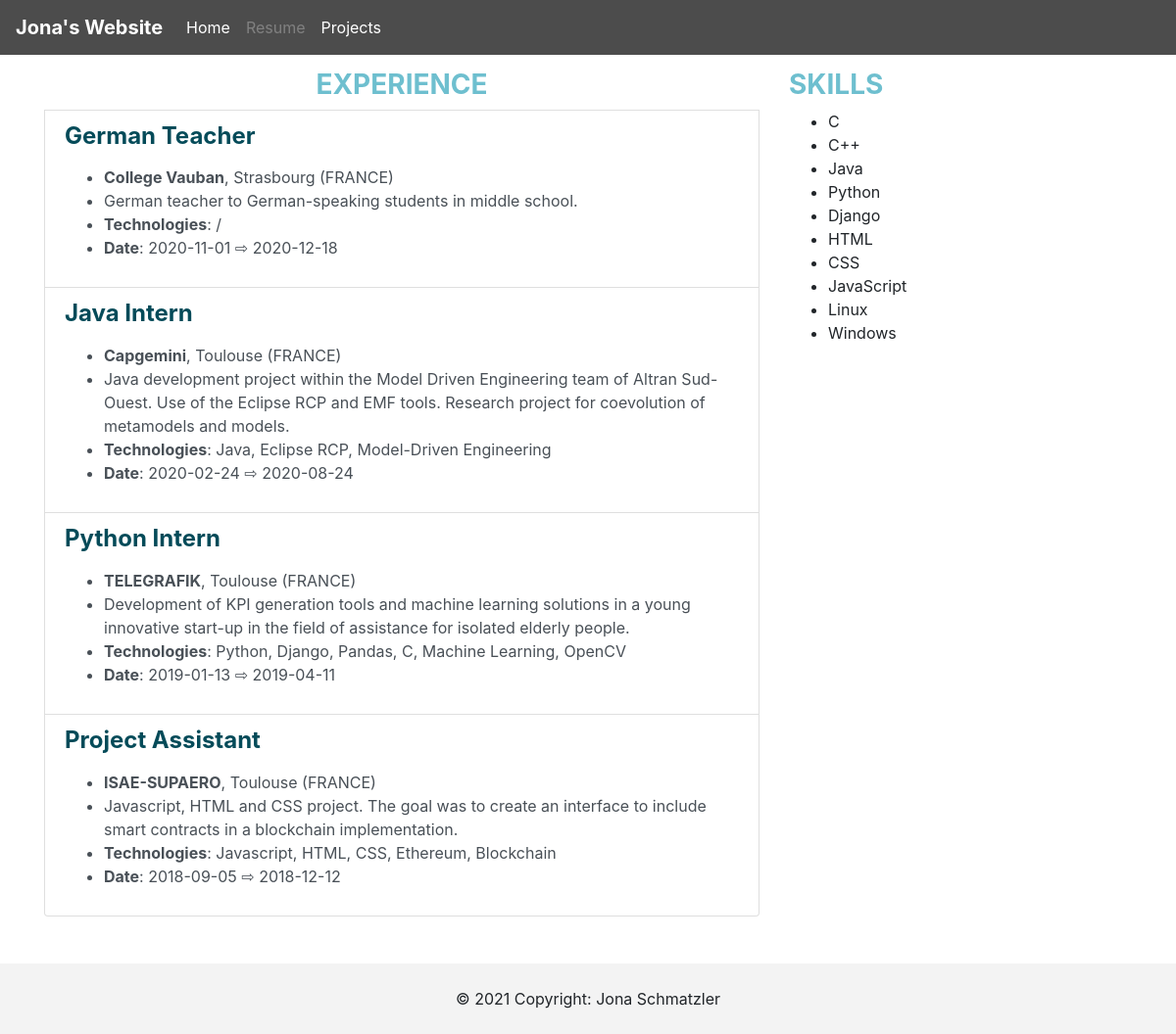
Screenshot of /resume/ with the database file from the repository.
### resume/models.py (models this page shows)
class Experience(models.Model):
    job = models.CharField(max_length=100)
    location = models.CharField(max_length=100)
    company = models.CharField(max_length=100)
    description = models.TextField()
    technologies = models.TextField()
    date_begin = models.DateTimeField()
    date_end = models.DateTimeField()

### resume/views.py (the view)
# urls.py: path("resume/", include("resume.urls")),
def resume(request):
    experiences = Experience.objects.order_by("-date_begin").all()
    for e in experiences:
        e.date_begin = str(e.date_begin).split(" ")[0]
        e.date_end = str(e.date_end).split(" ")[0]
    print(experiences)
    context = {
        'experiences': experiences
    }
    return render(request, 'resume.html', context)

### resume/templates/resume.html (shortened to what this page needs)
{% extends "base.html" %}
{% load static %}
{% block page_content %}
<div class="container">
<div class="row">
    <div class="col-md-8">
        <h3 style="color: #6EBFCF;" class="text-center"><b>EXPERIENCE</b></h3>
        {% for experience in experiences %}
        <a href="#" class="list-group-item list-group-item-action flex-column align-items-start">
            <h4 style="color: #054B59;" class="card-title"><b>{{ experience.job }}</b></h4>
                <p class="card-text">
                <ul>
                  <li><b>{{ experience.company }}</b>, {{ experience.location }}</li>
                  <li>{{ experience.description }}</li>
                  <li><b>Technologies</b>: {{ experience.technologies }}</li>
                  <li><b>Date</b>: {{ experience.date_begin }} &#x21E8; {{ experience.date_end }}</li>
                </ul>
                </p>
        </a>
        {% endfor %}
    </div>
    <div class="col-md-4">
      <div id = "skills" class="sticky-top">
        <h3 style="color: #6EBFCF;"><b>SKILLS</b></h3>
        <ul class="list-unstyledunstyled">
          <li>C</li>
          <li>C++</li>
          <li>Java</li>
          <li>Python</li>
          <li>Django</li>
          <li>HTML</li>
          <li>CSS</li>
          <li>JavaScript</li>
          <li>Linux</li>
          <li>Windows</li>
        </ul>
        <br>
      </div>
    </div>
</div>
{% endblock %}

### rows the page displays
Experience: job "German Teacher", company "College Vauban", location "Strasbourg (FRANCE)", description "German teacher to German-speaking students in middle school.", technologies "/", date_begin "2020-11-01", date_end "2020-12-18"
Experience: job "Java Intern", company "Capgemini", location "Toulouse (FRANCE)", description "Java development project within the Model Driven Engineering team of Altran Sud-Ouest. Use of the Eclipse RCP and EMF tools. Research project for coevolution of metamodels and models.", technologies "Java, Eclipse RCP, Model-Driven Engineering", date_begin "2020-02-24", date_end "2020-08-24"
Experience: job "Python Intern", company "TELEGRAFIK", location "Toulouse (FRANCE)", description "Development of KPI generation tools and machine learning solutions in a young innovative start-up in the field of assistance for isolated elderly people.", technologies "Python, Django, Pandas, C, Machine Learning, OpenCV", date_begin "2019-01-13", date_end "2019-04-11"
Experience: job "Project Assistant", company "ISAE-SUPAERO", location "Toulouse (FRANCE)", description "Javascript, HTML and CSS project. The goal was to create an interface to include smart contracts in a blockchain implementation.", technologies "Javascript, HTML, CSS, Ethereum, Blockchain", date_begin "2018-09-05", date_end "2018-12-12"
